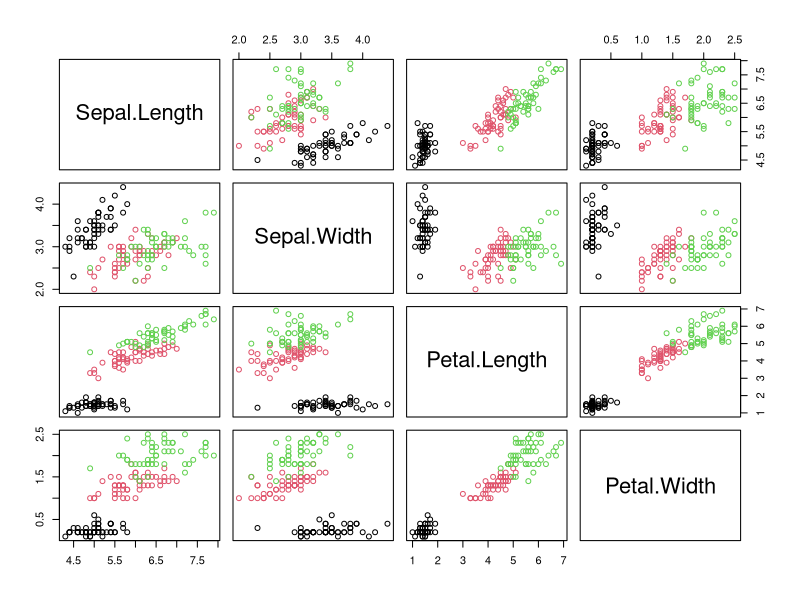
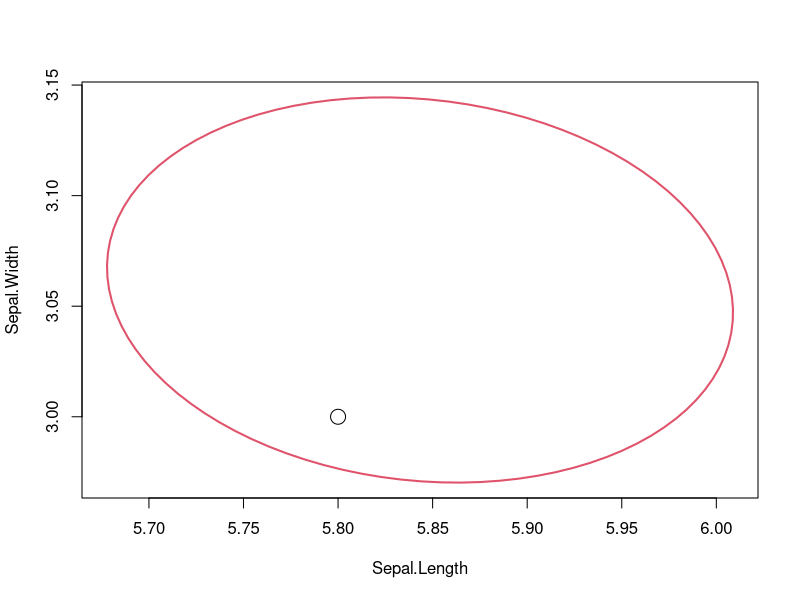
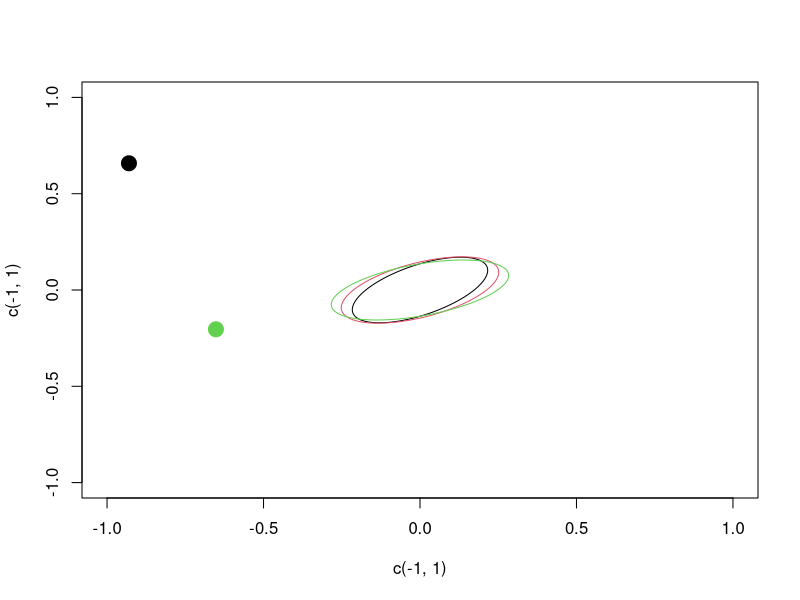
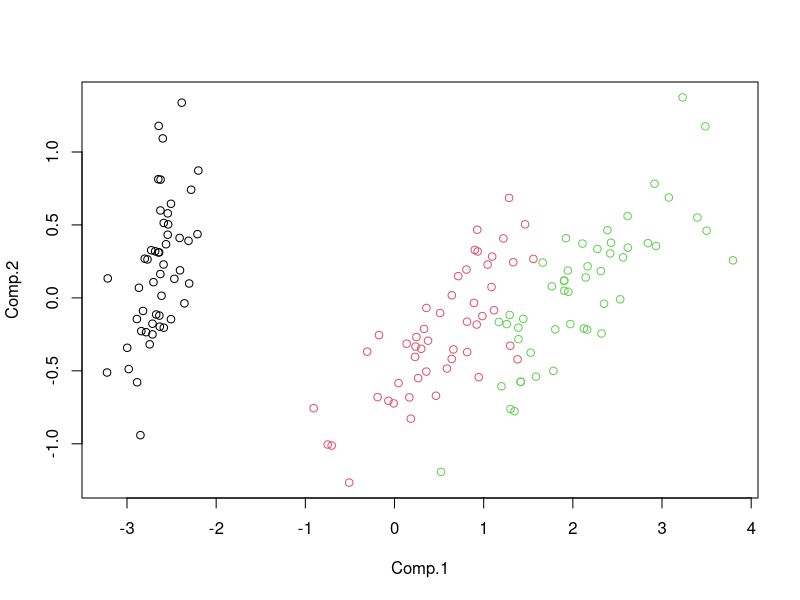
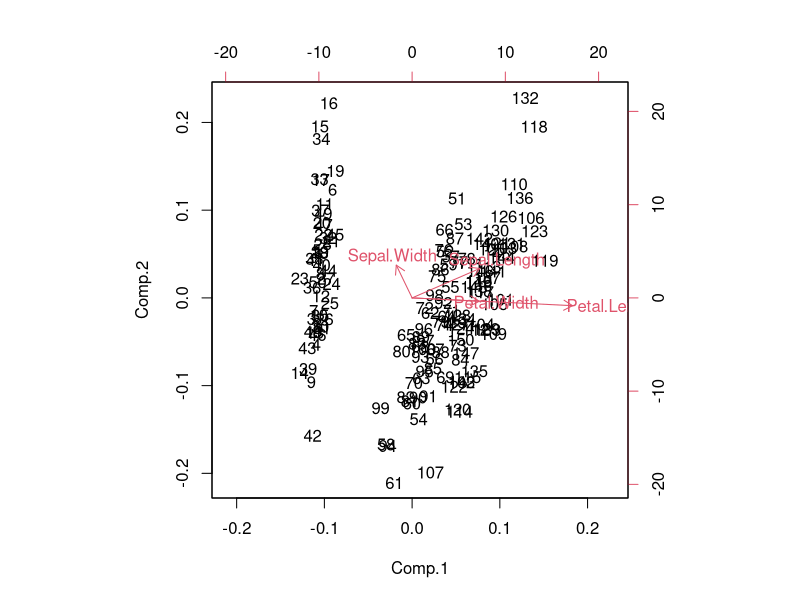
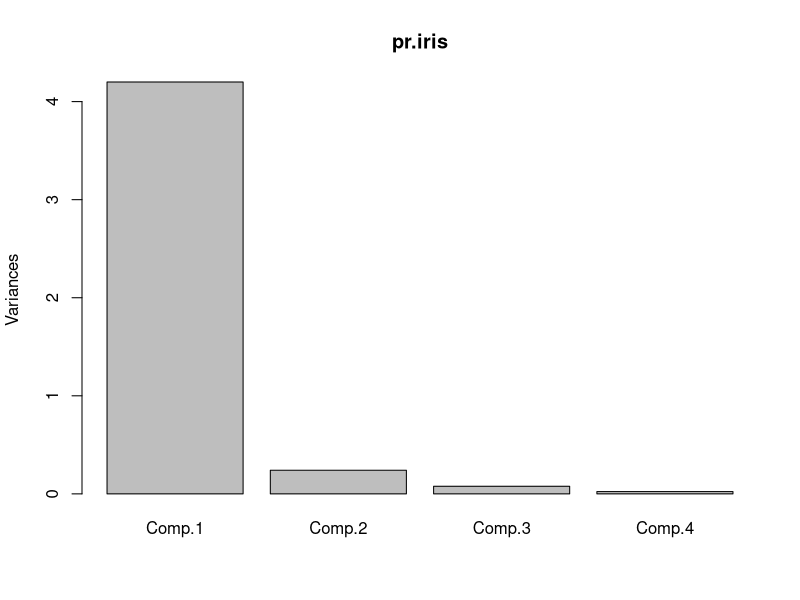
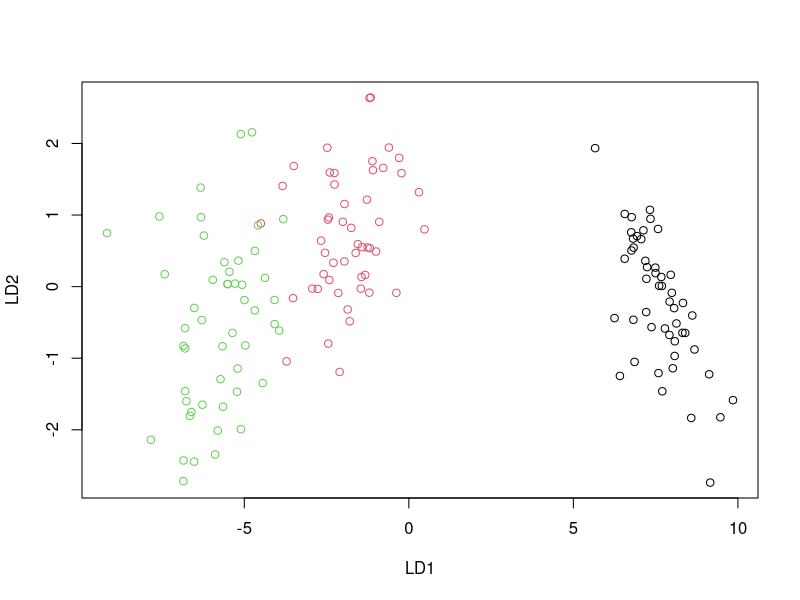

The R script that drew these images, in order:
install.packages("ellipse",dep=TRUE)
library(ellipse)
?ellipse
data(iris)
summary(iris)
pairs(iris[,1:4],col=iris$Species)
gmean=apply(iris[,1:2],2,mean) #media global
Sigma=cov(iris[,1:2])   #Sigma global
plot(ellipse(Sigma/nrow(iris),centre=gmean),
		type="l",lwd=2,col=2) #Ellipse confianza para test mu=mu0
mu0=c(5.8,3.0)
points(mu0[1],mu0[2],cex=2)


k=combn(3,2) # Todos los pares
SS=by(iris[,1:2],iris$Species,cov) # Cov por Species
xmean=by(iris[,1:2],iris$Species,apply,2,mean) # Media por Species
n=table(iris$Species) # n por Species

plot(c(-1,1),c(-1,1),type="n") #Gráfico con escala para dibujar ellipses y puntos
for (i in 1:ncol(k)){
l1=k[1,i]  # Grupo 1
l2=k[2,i]  # Grupo 2
ST=((n[l1]-1)*SS[[l1]]+(n[l2]-1)*SS[[l2]])/(n[l1]+n[l2]-2)
lines(ellipse(ST*(n[l1]+n[l2])/(n[l1]*n[l2])),col=i)  #Ellipse diferencia de medias
points(xmean[[l1]][1]-xmean[[l2]][1],xmean[[l1]][2]-xmean[[l2]][2],
		pch=19,col=i,cex=2) # Ptos media grupo 1 - media grupo 2
}
#### Componentes principales
pr.iris=princomp(iris[,1:4])
summary(pr.iris,loadings=TRUE)  # Proporcion de variabilidad + loadings
names(pr.iris)
plot(pr.iris$scores[,1:2],col=iris$Species) # Grafico con las componentes
biplot(pr.iris)  #Grafico variables y componentes
screeplot(pr.iris)

#### Factorial discriminante
library(MASS)
?lda
iris.lda=lda(iris[,1:4],iris$Species)
names(iris.lda)
iris.lda$scaling  # Componentes discriminantes 
#discri=as.matrix(iris[,1:4])%*%iris.lda$scaling # Factores discriminantes calculado para cada fila 
discri=scale(iris[,1:4],scale=FALSE)%*%iris.lda$scaling # Mejor recentrando los datos
plot(discri,col=iris$Species)

pr.lda=predict(iris.lda)
# discri = pr.lda$x
table(iris$Species,pr.lda$class)
